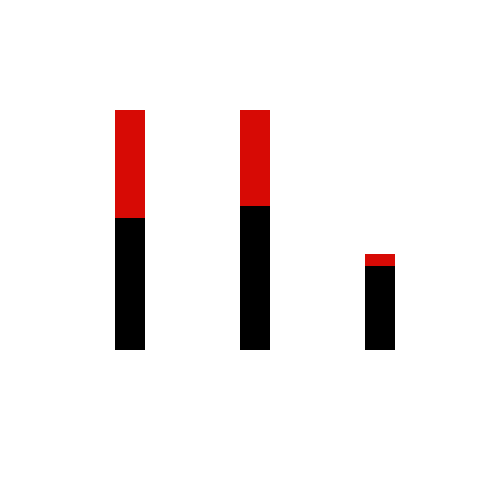
Frame 1 (no input)
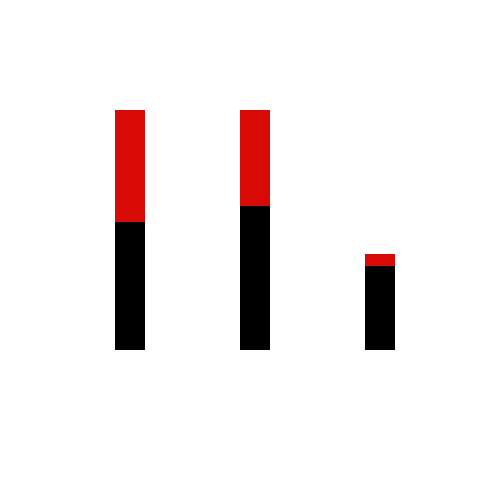
Frame 60 (the mouse pressed at the canvas centre just before this capture)
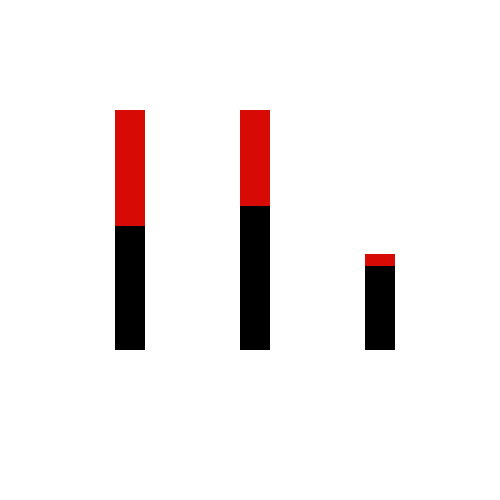
Frame 120 (the mouse held since frame 60 and released just before this capture)

The Processing sketch that drew these frames (run headless with seeded random() and noise(); from frame 60 on, the mouse is pressed at the canvas centre):

// Processing sketch: processing_120585
// ── processing_120585.pde

void setup()
{
  size(500, 500);
}
void draw()
{
  background(255);
  
  fill(0);
  noStroke();
  rect(115, 110, 30, 240);
  rect(240, 110, 30, 240);
  rect(365, 254, 30, 96);
  
  {int sec = second()*4;
  fill(215, 10, 5);
  noStroke();
  rect(115, 110, 30, sec);
  }
  
  {int min = minute()*4;
  fill(215, 10, 5);
  noStroke();
  rect(240, 110, 30, min);
  }
  
  {int h = hour()*4;
  fill(215, 10, 5);
  noStroke();
  rect(365, 254, 30, h);
  }
  
}
